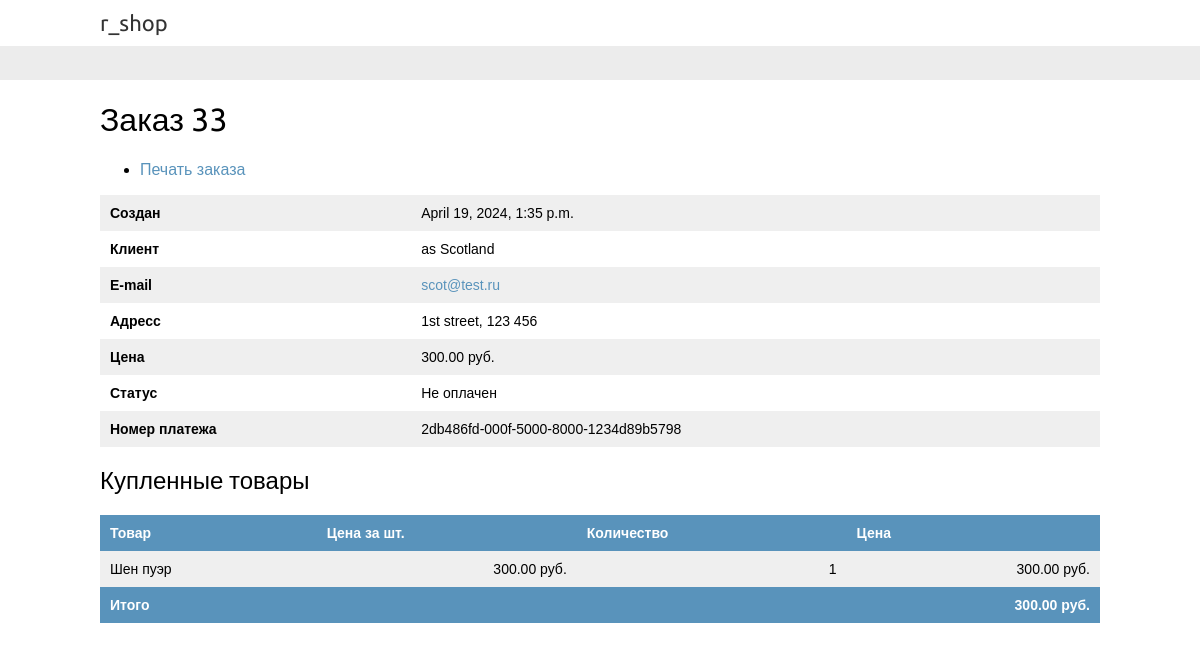
Screenshot of /orders/admin/order/33/ (signed in) with the database file from the repository.
### orders/models.py (models this page shows, shortened)
class Order(models.Model):
    first_name = models.CharField(max_length=50, verbose_name='Имя')
    last_name = models.CharField(max_length=50, verbose_name='Фамилия')
    email = models.EmailField()
    address = models.CharField(max_length=250, verbose_name='Адрес')
    postal_code = models.CharField(
        max_length=20, verbose_name='Почтовый индекс')
    city = models.CharField(max_length=100, verbose_name='Город')
    created = models.DateTimeField(auto_now_add=True, verbose_name='Создан')
    updated = models.DateTimeField(auto_now=True, verbose_name='Обновлен')
    paid = models.BooleanField(default=False, verbose_name='Оплачен')
    payment_id = models.CharField(
        max_length=250, blank=True, verbose_name='ID платежа')
    coupon = models.ForeignKey(
        Coupon, related_name='orders', null=True, blank=True, on_delete=models.SET_NULL, verbose_name='Промокод')
    discount = models.IntegerField(
        default=0, validators=[MinValueValidator(0), MaxValueValidator(100)])
    class Meta:
        ordering = [
            '-created',
        ]
        indexes = [
            models.Index(fields=['-created']),
        ]
        verbose_name = 'Заказ'
        verbose_name_plural = 'Заказы'
    def get_total_cost(self):
        total_cost = self.get_total_cost_before_discount()
        return total_cost - self.get_discount()
    def get_total_cost_before_discount(self):
        return sum(item.get_cost() for item in self.items.all())
    def get_discount(self):
        total_cost = self.get_total_cost_before_discount()
        if self.discount:
            return total_cost * (self.discount / Decimal(100))
        return Decimal(0)

class OrderItem(models.Model):
    order = models.ForeignKey(
        Order, related_name='items', on_delete=models.CASCADE, verbose_name='Заказ')
    product = models.ForeignKey(
        Product, related_name='order_items', on_delete=models.CASCADE, verbose_name='Товар')
    price = models.DecimalField(
        max_digits=10, decimal_places=2, verbose_name='Цена')
    quantity = models.PositiveIntegerField(
        default=1, verbose_name='Количество')
    def get_cost(self):
        return self.price * self.quantity

### shop/models.py (models this page shows, shortened)
class Product(models.Model):
    category = models.ForeignKey(Category, related_name='products', on_delete=models.CASCADE, verbose_name='Категория')
    name = models.CharField(max_length=200, verbose_name='Наименование')
    slug = models.SlugField(max_length=200)
    image = models.ImageField(upload_to='products/%Y/%m/%d', blank=True, verbose_name='Изображение')
    description = models.TextField(blank=True)
    price = models.DecimalField(max_digits=10, decimal_places=2, verbose_name='Цена')
    available = models.BooleanField(default=True, verbose_name='Наличие')
    created = models.DateTimeField(auto_now_add=True, verbose_name='Создан')
    updated = models.DateTimeField(auto_now=True, verbose_name='Обновлен')
    class Meta:
        ordering = [
            'name'
        ]
        indexes = [
            models.Index(fields=['id', 'slug']),
            models.Index(fields=['name']),
            models.Index(fields=['-created']),
        ]
        verbose_name = 'Продукт'
        verbose_name_plural = 'Продукты'

### orders/views.py (the view)
# urls.py: path('admin/order/<int:order_id>/', views.admin_order_detail, name='admin_order_detail'),
@staff_member_required
def admin_order_detail(request, order_id):
    order = get_object_or_404(Order, id=order_id)
    return render(
        request,
        'admin/orders/order/detail.html',
        {'order': order},
    )

### cart/cart.py (called while the page is built)
    def __len__(self):
        return sum(item['quantity'] for item in self.cart.values())

### cart/context_processors.py (called while the page is built)
def cart(request):
    return {'cart': Cart(request)}

### orders/templates/admin/orders/order/detail.html (shortened to what this page needs)
{% extends 'shop/base.html' %}
{% block content %}
    <div class="module">
        <h1> Заказ {{ order.id }}</h1>
        <ul class="object-tools">
            <li>
                <a href="#" onclick="window.print()">
                    Печать заказа
                </a>
            </li>
        </ul>
        <table>
            <tr>
                <th>Создан</th>
                <td>{{ order.created }}</td>
            </tr>
            <tr>
                <th>Клиент</th>
                <td>{{ order.first_name }} {{ order.last_name }}</td>
            </tr>
            <tr>
                <th>E-mail</th>
                <td><a href="mailto:{{ order.mail }}">{{ order.email }}</a></td>
            </tr>
            <tr>
                <th>Адресс</th>
                <td>
                    {{ order.address }},
                    {{ order.postal_code }} {{ order.ciry }}
                </td>
            </tr>
            <tr>
                <th>Цена</th>
                <td>{{ order.get_total_cost }} руб.</td>
            </tr>
            <tr>
                <th>Статус</th>
                <td>{% if order.paid %}Оплачен{% else %}Не оплачен{% endif %}</td>
            </tr>
            <tr>
                <th>Номер платежа</th>
                <td>
                    {{ order.payment_id }}
                </td>
            </tr>
        </table>
    </div>
    <div class="module">
        <h2>Купленные товары</h2>
        <table style="width:100%">
            <thead>
                <tr>
                    <th>Товар</th>
                    <th>Цена за шт.</th>
                    <th>Количество</th>
                    <th>Цена</th>
                </tr>
            </thead>
            <tbody>
                {% for item in order.items.all %}
                    <tr class="row{% cycle '1' '2' %}">
                        <td>{{ item.product.name }}</td>
                        <td class="num">{{ item.price }} руб.</td>
                        <td class="num">{{ item.quantity }}</td>
                        <td class="num">{{ item.get_cost }} руб.</td>
                    </tr>
                {% endfor %}
                <tr class="total">
                    <td colspan="3">Итого</td>
                    <td class="num">{{ order.get_total_cost|floatformat:2 }} руб.</td>
                </tr>
            </tbody>
        </table>
    </div>
{% endblock  %}

### shop/static/css/base.css (style rules this page uses)
body { margin:0; padding:0; font-family:helvetica, sans-serif; }
h1, h2, h3, h4, h5 , h6 { font-family: 'Ubuntu', sans-serif; font-weight:normal; }
a { text-decoration:none; color:#5993bb; }
table { width:100%; border-spacing:0; border-collapse: collapse; }
table th, table td { text-align:left; font-size:14px; padding:10px; margin:0; }
tbody tr:nth-child(odd) { background:#efefef; }
thead th, tbody tr.total { background:#5993bb; color:#fff; font-weight:bold; }
tbody td.num { text-align:right; }

### rows the page displays
Order: id "33", created "April 19, 2024, 1:35 p.m.", first_name "as", last_name "Scotland", email "scot@test.ru", address "1st street", postal_code "123 456", get_total_cost "300.00", payment_id "2db486fd-000f-5000-8000-1234d89b5798"
OrderItem: product.name "Шен пуэр", price "300.00", quantity "1", get_cost "300.00"
